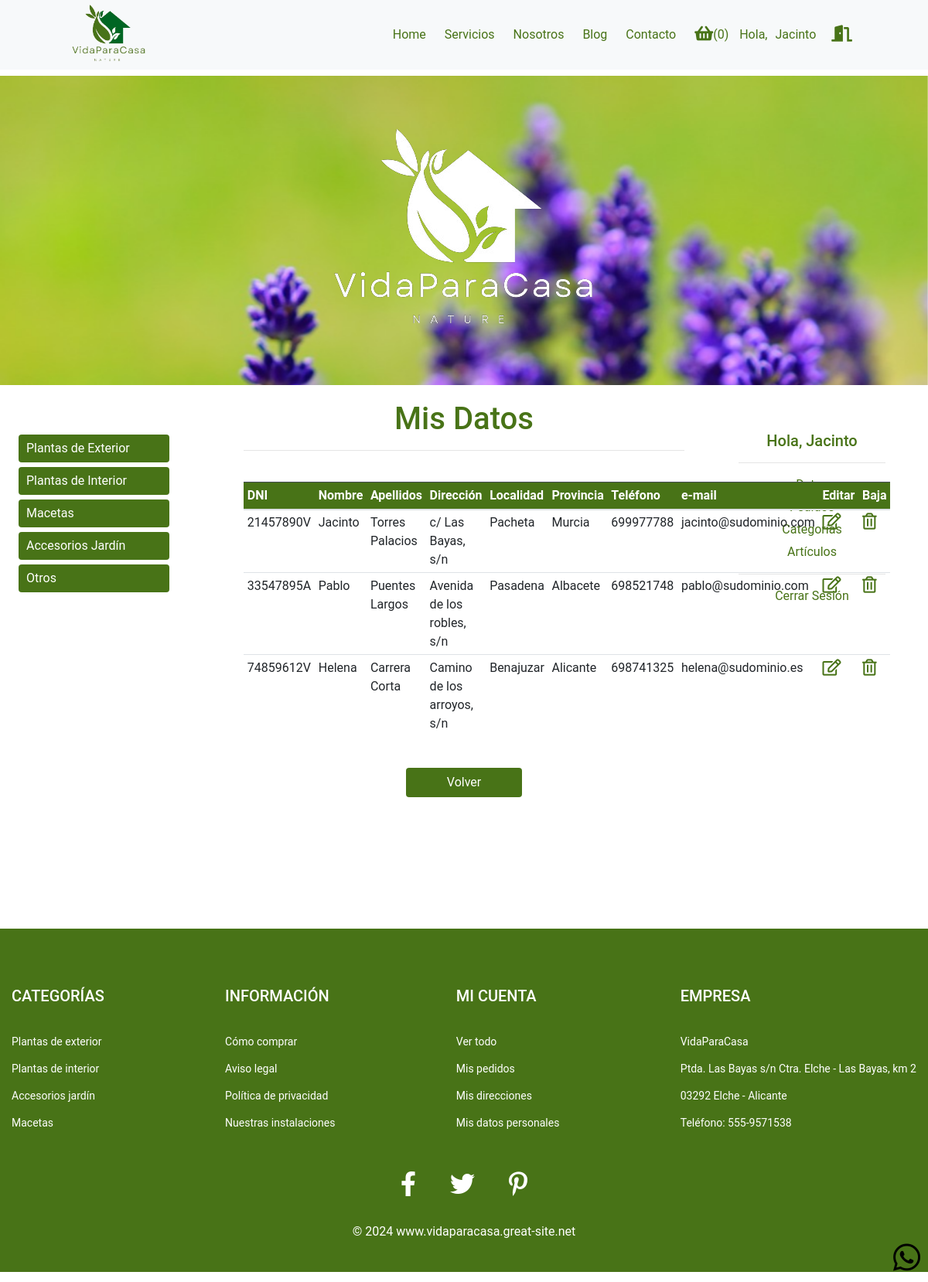
Page /tienda/empleadoUsuario.php (signed in) on the earlier database version.
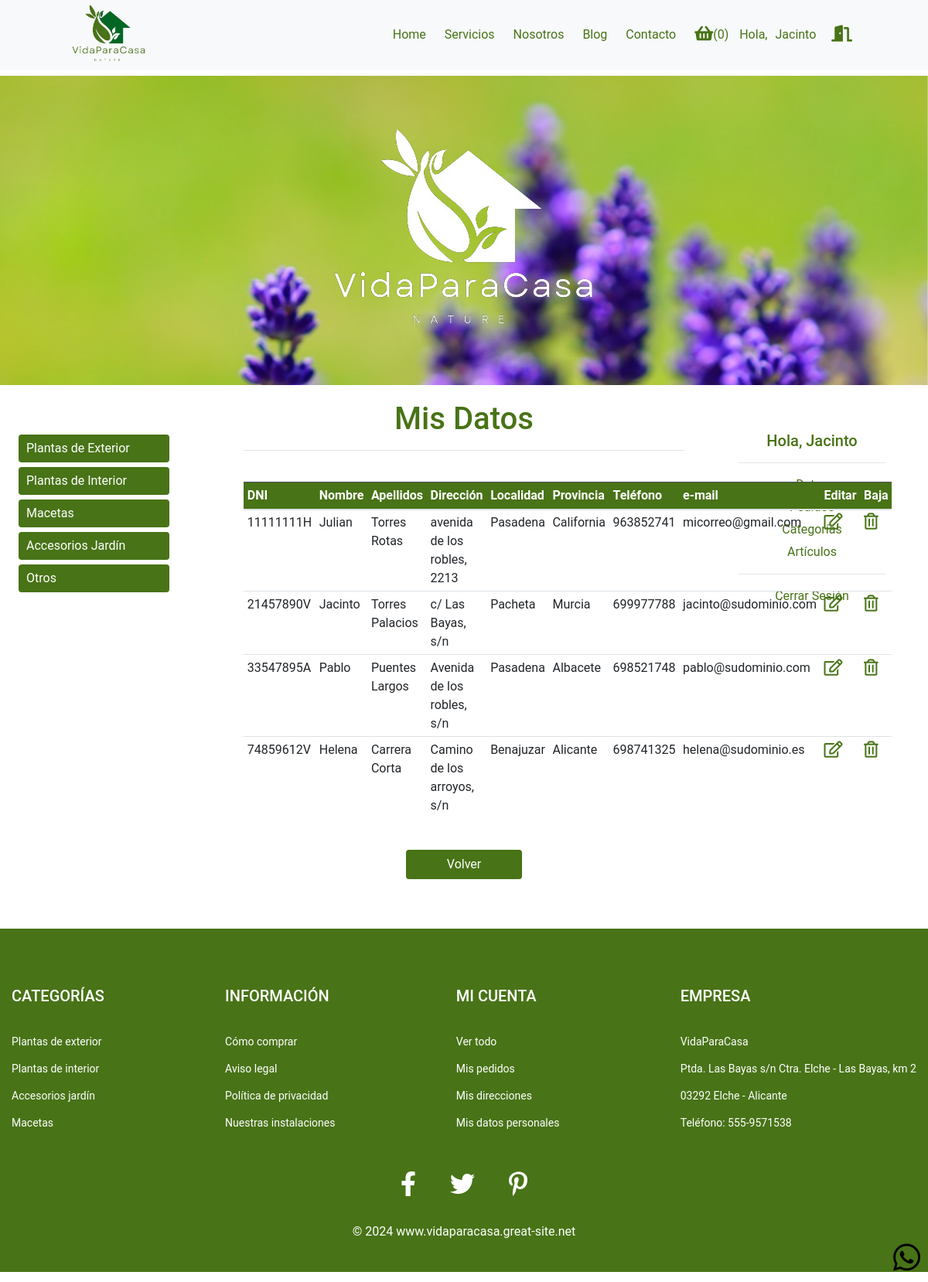
Same page on the later database version.
### tables this page shows
CREATE TABLE `usuarios` (
  `dni` varchar(9) NOT NULL,
  `nombre` varchar(30) NOT NULL,
  `apellidos` varchar(60) NOT NULL,
  `direccion` varchar(50) NOT NULL,
  `localidad` varchar(30) NOT NULL,
  `provincia` varchar(30) NOT NULL,
  `telefono` varchar(9) NOT NULL,
  `email` varchar(30) NOT NULL,
  `rol` varchar(20) NOT NULL DEFAULT 'usuario',
  `clave_usuario` varchar(255) NOT NULL,
  `activo` tinyint(1) NOT NULL DEFAULT 1
);

### tienda/global/Cliente.php (called while the page is built, shortened)
<?php
    class Cliente {
        private $con;
        public function __construct($con) {
            $this->con = $con;
        }
        public function obtenerClientes() {
            $dni = $_SESSION['dni'];
            $rol = $_SESSION['rol'];
            try {
                if ($rol == "admin"){
                    $query = $this->con->prepare("SELECT * FROM usuarios");
                    $query->execute();
                    $clientes = $query->fetchAll(PDO::FETCH_ASSOC);
                    return $clientes;
                }
                else {
                    $query = $this->con->prepare("SELECT * FROM usuarios WHERE dni = '$dni'");
                    $query->execute();
                    $clientes = $query->fetchall(PDO::FETCH_ASSOC);
                    return $clientes;
                    header("Location: indexUsu.php");
                }
            } catch (PDOException $e) {
                die("Error al obtener clientes: " . $e->getMessage());
            }
        }
    }
?>

### tienda/empleadoUsuario.php (the view, shortened to what this page needs)
<?php
require_once ("global/funciones.php");
require_once ("global/Cliente.php");
require_once ("templates/cabecera.php");
$dni= $_SESSION['dni'];
$rol= $_SESSION['rol'];
$enlaceVolver = ($rol === 'empleado') ? 'homeUsuario.php' : 'homeUsuario.php';
?>
<div class="row justify-content-center">
    <div class="col">
        <h1 class="text-center" style="color:#487317">Mis Datos</h1>
        <hr>
    </div>
</div>
<div class="row justify-content-center mt-4">
    <div class="col">
        <table class="table table-sm">
            <thead class="table-dark" style="background-color: #487317;">
                <th id="1">DNI</th>
                <th id="2">Nombre</th>
                <th id="3">Apellidos</th>
                <th id="4">Dirección</th>
                <th id="5">Localidad</th>
                <th id="6">Provincia</th>
                <th id="7">Teléfono</th>
                <th id="8">e-mail</th>
                <th id="9">Editar</th>
                <th id="10">Baja</th>
            </thead>
            <?php
                $con = conectar_pdo();
                $cliente = new Cliente ($con);
                $clientes = $cliente->obtenerClientes($dni);
                foreach($clientes as $cliente) {
                    echo "<tr>";
                    echo "<tr><td>{$cliente["dni"]}</td>
                        <td>{$cliente["nombre"]}</td>
                        <td>{$cliente["apellidos"]}</td>
                        <td>{$cliente["direccion"]}</td>
                        <td>{$cliente["localidad"]}</td>
                        <td>{$cliente["provincia"]}</td>
                        <td>{$cliente["telefono"]}</td>
                        <td>{$cliente["email"]}</td>
                        <td class='editar' ><a href ='editarUsuario.php?cliente_DNI={$cliente['dni']}'><i class='far fa-edit fa-lg' style='color: #487317;'></i></a></td>
                        <td class='eliminar'><a href ='bajaUsuario.php?cliente_DNI={$cliente['dni']}'><i class='far fa-trash-alt fa-lg' style='color: #487317;'></i></a></td></tr>";
                    }
            ?>
        </table>
    </div>
</div>
<br>
<div class="row justify-content-center">
    <div class="col-8 text-center">
    <section>
        <button class="btn" style="background-color: #487317;"><a href="<?php echo $enlaceVolver; ?>" style="color: white; text-decoration: none; padding: 10px 40px 10px 40px;" >Volver</a></button>
    </section>
    </div>
</div>
<?php
 include "templates/pie.php";
?>

### tienda/templates/cabecera.php (shortened to what this page needs)
<?php
$rol = isset($_SESSION['rol']) ? $_SESSION['rol'] : null;
if($rol=="admin"){
    $datos= "Datos";
    $pedidos= "Pedidos";
}else if($rol=="empleado"){
    $datos="Mis Datos";
    $pedidos= "Pedidos";
}else{
    $datos="Mis Datos";
    $pedidos="Mis Pedidos";
}
if(isset($_SESSION['update'])){
    if($_SESSION['update'] != null){
        $mensaje2 = $_SESSION['update'];
    }
}
$enlaceDatos = ($rol === 'admin') ? 'administrador.php' : 'empleadoUsuario.php';
?>
<!DOCTYPE html>
<html lang="en">
<head>
    <link rel="stylesheet" href="https://cdnjs.cloudflare.com/ajax/libs/font-awesome/5.15.3/css/all.min.css"/>
    <link rel="stylesheet" href="https://cdn.jsdelivr.net/npm/bootstrap@4.6.2/dist/css/bootstrap.min.css">
    <link rel="stylesheet" href="style.css">
</head>
<body>
    <div id="contenedor">
        <div id="cabecera">
            <header>
                <nav>
                    <a href="index.php"><img src="archivos/VidaParaCasa_1.png" alt="vidaparacasa logo" width="105" height="85"></a>
                    <ul>
                        <li><a href="index.php">Home</a></li>
                        <li><a href="#">Servicios</a></li>
                        <li><a href="#">Nosotros</a></li>
                        <li><a href="#">Blog</a></li>
                        <li><a href="#">Contacto</a></li>
                        <?php
                            $totalCantidad = 0;
                            function generarListaCarrito() {
                                $totalPagar = 0;
                                $lista = '<ul>';
                                if (!empty($_SESSION['CARRITO'])) {
                                    foreach ($_SESSION['CARRITO'] as $producto) {
                                        $nombre = $producto['NOMBRE'];
                                        $cantidad = $producto['CANTIDAD'];
                                        $precio = $producto['PRECIO'];
                                        $subtotal = $cantidad * $precio;
                                        $totalPagar += $subtotal;
                                        $lista .= "<li>$nombre - Cantidad: $cantidad </li>";
                                    }
                                } else {
                                    $lista .= "<li>El carrito está vacío</li>";
                                }
                                $lista .= "</ul><strong>Total a pagar: $totalPagar €</strong>";
                                return $lista;
                            }
                        ?>
                        <li><a href="mostrarCarrito.php"
                                style="text-decoration: none;"
                                data-toggle="popover"
                                data-trigger="hover"
                                title="Cesta"
                                data-html="true"
                                data-content="Artículos: <?php echo generarListaCarrito(); ?>"
                            >
                            <i class="fas fa-shopping-basket fa-lg"></i>(<?php echo $totalCantidad; ?>)</a></li>
                        <?php
                        if (isset($_SESSION['nombre'])){
                            $nombreUsu = $_SESSION['nombre'];
                            echo "<li style='color: #487317;'?>Hola,<a href='homeUsuario.php'>".$nombreUsu."</a></li>";
                            echo "<li><a href='global/cerrarSesion.php'><i class='fas fa-door-open fa-lg'></i></a></li>";
                        }
                        ?>
                    </ul>
                </nav>
            </header>
            <div class="parallax">
                <img src="archivos/VidaParaCasa_2.png">
            </div>
        </div>
        <div id="cuerpo">
        <div id="lateral">
            <div id="menu">
                <div class="row" style="height: 600px;">
                    <div class="col-9">
                    <ul>
                    <li><a href="index.php?categoria=1">Plantas de Exterior</a>
                    </li>
                    <li><a href="index.php?categoria=2">Plantas de Interior</a>
                    </li>
                    <li><a href="index.php?categoria=3">Macetas</a>
                    </li>
                    <li><a href="index.php?categoria=4">Accesorios Jardín</a>
                    </li>
                    <li><a href="index.php?categoria=5">Otros</a></li>
                    </ul>
                    </div>
                </div>
            </div>
        </div>
        <div id="otrolado">
            <aside>
                <section class="newsletter-fullwidth" style="height: 600px;">
                    <div class="newsletter-content">
                    <?php if (!isset($_SESSION['dni'])) { ?>
                        <h2>¿QUIÉN ERES?</h2>
                        <form action="./global/conexion.php" method="post">
                            <label for="name">Usuario:</label>
                            <input type="text"  name="user" placeholder="Tu dni aquí" pattern="[0-9]{8}[A-Za-z]{1}" maxlength="9" required aria-required="true" autofocus>
                            <label for="email">Contraseña:</label>
                            <input type="password" name="key" placeholder="Tu contraseña aquí" required aria-required="true">
                            <br><br>
                            <button type="submit">Enviar</button>
                        </form>
                        <button type="button" class="btn mt-1" style="background-color: #487317;">
                            <a href="altaUsuario.php" style="text-decoration: none; color: white;">Registrarse</a>
                        </button>
                        <a href="passwordOlvidado.php">Olvidé mi contraseña</a>
                        <br>
                        <?php if(isset($mensaje2)){ ?>
                            <div class="alert alert-success" role="alert">
                                <p><?php echo $mensaje2; ?></p>
                            </div>
                        <?php } ?>
                    <?php }else{ ?>
                        <div class="container">
                            <H5 style="color: #487317;">Hola, <?php echo $nombreUsu?></H5>
                            <hr>
                            <p><a href="<?php echo $enlaceDatos ?>"><?php echo $datos?></a></p>
                            <p><a href="pedidos.php"><?php echo $pedidos?></a></p>
                            <?php
                                if (isset($rol) && (($rol == "admin") || ($rol == "empleado"))){
                                    echo '
                                    <p><a href="categorias.php">Categorías</a></p>
                                    <p><a href="articulos.php">Artículos</a></p>';
                                }
                            ?>
                            <hr>
                            <p><a href="global/cerrarSesion.php">Cerrar Sesión</a></p>
                        </div>
                    <?php } ?>
                    </div>
                </section>
            </aside>
        </div>
        <div id="principal">
            <div class="container">

### tienda/templates/pie.php (shortened to what this page needs)
</div>
        </div>
        <div id="pie">
            <footer class="main-footer">
                <div class="container-center">
                    <div>
                        <h3>CATEGORÍAS</h3>
                        <a href="index.php?categoria=1">Plantas de exterior</a>
                        <a href="index.php?categoria=2">Plantas de interior</a>
                        <a href="index.php?categoria=4">Accesorios jardín</a>
                        <a href="index.php?categoria=3">Macetas</a>
                    </div>
                    <div>
                        <h3>INFORMACIÓN</h3>
                        <a href="#">Cómo comprar</a>
                        <a href="#">Aviso legal</a>
                        <a href="#">Política de privacidad</a>
                        <a href="#">Nuestras instalaciones</a>
                    </div>
                    <div>
                        <h3>MI CUENTA</h3>
                        <a href="#">Ver todo</a>
                        <a href="#">Mis pedidos</a>
                        <a href="#">Mis direcciones</a>
                        <a href="#">Mis datos personales</a>
                    </div>
                    <div>
                        <h3>EMPRESA</h3>
                        <a href="#">VidaParaCasa</a>
                        <a href="#">Ptda. Las Bayas s/n Ctra. Elche - Las Bayas, km 2</a>
                        <a href="#">03292 Elche - Alicante</a>
                        <a href="#">Teléfono: 555-9571538</a>
                    </div>
                </div>
                <div class="social-icons">
                    <a href="#"><i class="fab fa-facebook-f"></i></a>
                    <a href="#"><i class="fab fa-twitter"></i></a>
                    <a href="#"><i class="fab fa-pinterest-p"></i></a>
                    <br><br>
                    © 2024 www.vidaparacasa.great-site.net
                </div>
            </footer>
            <a id="btn-fixed" href="#"><i class="fab fa-whatsapp"></i></a>
        </div>
    </div>
</body>
</html>

### tienda/style.css (style rules this page uses)
:root { --estado-buda: 0.4s; --cada-item: 28px; --cantidad-items: 0; }
* { margin: 0px; padding: 0px; font-family: "Roboto", Arial, Tahoma, sans-serif; }
body { text-align: center; padding-top: 90px; }
#contenedor { text-align: left; margin: auto; }
#cabecera { color: #333300; font-size:12pt; padding: 0px 0px 10px 0px; }
header { top: 0px; position: fixed; width: 100%; height: 90px; background-color: #F7F9FA; z-index: 1; }
nav { max-width: 1024px; margin: 0 auto; }
header img { padding: 2px 0px; }
nav ul { float: right; list-style: none; text-align: center; vertical-align: top; padding: 10px 0px; }
nav li { list-style-type: none; padding: 0px; display: inline; }
nav li a { color: #487317; font-size: 1em; text-decoration: none; line-height: 70px; padding: 15px 10px; }
.parallax { background-image: url("archivos/lavanda.jpg"); height: 400px; background-attachment: fixed; background-position: center; background-repeat: no-repeat; background-size: cover; position: relative; }
.parallax img { max-width: 500px; position: absolute; left: 50%; top: 50%; transform: translate(-50%, -50%); -webkit-transform: translate(-50%, -50%); overflow: hidden; }
#cuerpo { margin: 10px 0px 10px 0px; }
#lateral { width: 300px; float:left; padding: 40px 0; }
#lateral ul { margin : 0px 0px 0px 0px; padding: 0px 0px 0px 0px; list-style: none; }
#lateral li { margin: 2px 2px 2px 2px; padding: 2px 2px 2px 2px; }
#lateral a { color: #3333cc; text-decoration: none; }
#menu { margin-left: 20px; }
#menu ul { margin: 0; padding: 0; list-style: none; line-height: 16px; }
#menu ul li { border-radius: 4px; }
#menu ul a { box-sizing: border-box; color: white; background: #487317; display: block; width: 100%; padding: 10px; text-decoration: none; border-radius: 4px; }
#otrolado { width: 300px; float: right; }
aside { width: 100%; max-width: 500px; border-radius: 8px; margin-right: 0px; }
.newsletter-content { padding: 40px; box-sizing: border-box; text-align: center; }
.newsletter-content h2, .newsletter-content h3, .newsletter-content p, .newsletter-content label { color: #487317; margin: 5px 0; text-align: center; }
.newsletter-content a { color: #487317; }
#principal { margin-left: 100px; background-color: #ffffff; margin-right: 100px; margin-bottom: 30px; }
.container { max-width: 1200px; margin: 0 auto; padding: 0 15px; }
#pie { padding: 3px 0px 3px 0px; text-align: center; color: white; clear: both; }
.main-footer { padding: 30px 0; text-align: center; background-color: #487317; clear: both; display: flex; flex-direction: column; }
.container-center { max-width: 1200px; margin: 0 auto; display: flex; justify-content: space-between; flex-wrap: wrap; width: 100%; }
.container-center div { display: flex; flex-direction: column; text-align: start; margin: 15px; }
.container-center div a { text-align: start; font-size: 14px; }
.social-icons { margin-top: 20px; margin-bottom: 10px; text-align: center; }
.social-icons a { display: inline-block; margin: 0 10px; }
.social-icons i { font-size: 2em; padding: 10px; color: white; }
#btn-fixed { display: block; position: fixed; bottom: 10px; right: 10px; }
#btn-fixed i { color: black; font-size: 2.5em; }
footer h3 { font-size: 20px; margin: 30px 0; }
footer p, footer a { margin: 7px 0; display: block; color: white; text-decoration: none; }

Differences in the rows shown:
added usuarios: dni "11111111H", nombre "Julian", apellidos "Torres Rotas", direccion "avenida de los robles, 2213", localidad "Pasadena", provincia "California", telefono "963852741", email "micorreo@gmail.com"
